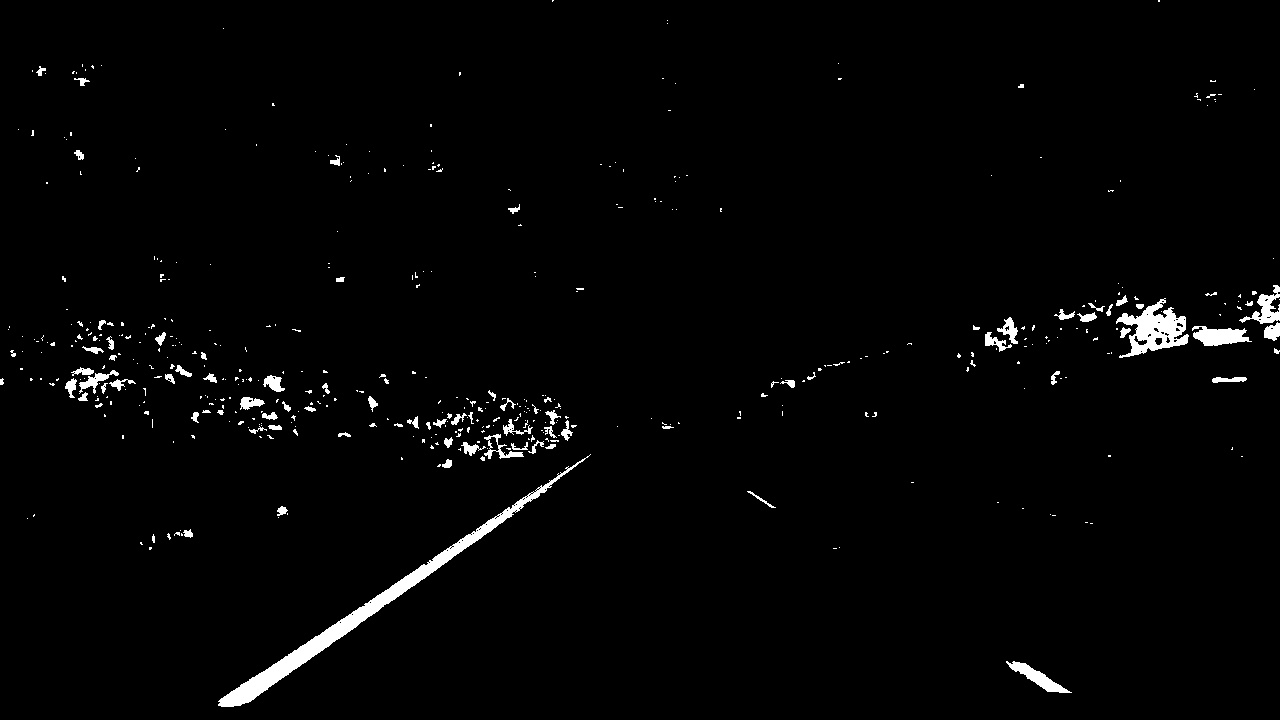
#> input picture output_images/test_after_binarization.jpg, 1280 x 720 px
$ python perspective_transform.py
#> lines starting #> are read from the running program, lines starting #| are printed output that depends on the picture
#> further down, undist_binary_img is the input picture: shape (720, 1280, 3); min 0, max 255, mean 4.7
import cv2
import numpy as np
import matplotlib.pyplot as plt
import matplotlib.image as mpimg

def perspective_transform(img):
    """
    This function defines how to transform an image
    into a top view or a bird eye view to help
    find the lanes better
    Inputs:Undistorted binary image
    Output:Transformed image
    """
    # Convert the image to grayscale and the get the dimensions of it
    gray = cv2.cvtColor(img,cv2.COLOR_BGR2GRAY)
    img_size = (gray.shape[1],gray.shape[0])
#> img_size = (1280, 720)

    # Define the source points for the perspective transform
    src_pts = np.float32([[690,450],[1110,img_size[1]],[175,img_size[1]],[595,450]])

    # Define an offset for the destination points
    ofst = 300
    dst_pts = np.float32([[img_size[0]-ofst, 0],[img_size[0]-ofst, img_size[1]],
                      [ofst, img_size[1]],[ofst, 0]])

    # Calculate the transform matrix
    M = cv2.getPerspectiveTransform(src_pts,dst_pts)

    # Apply the transformation matrix on the image to warp it
    transformed_image = cv2.warpPerspective(img,M,img_size,flags=cv2.INTER_LINEAR)
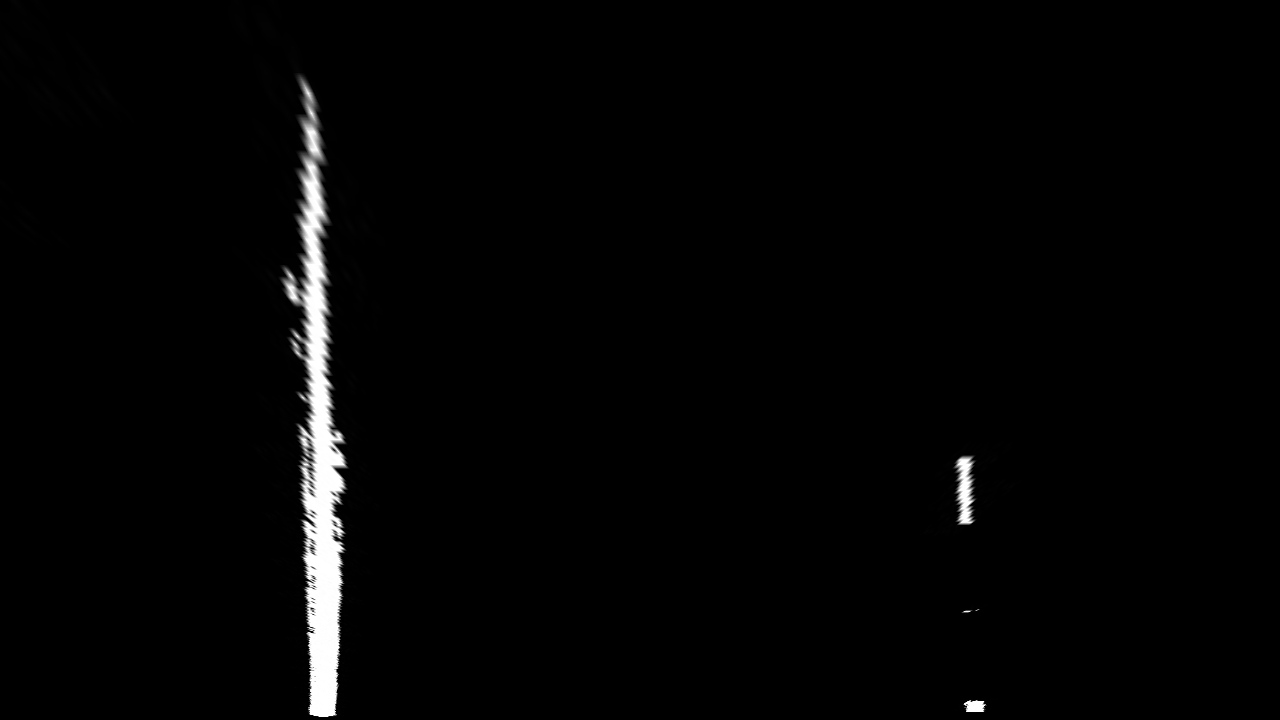
#> transformed_image: shape (720, 1280, 3); min 0, max 255, mean 4.4

    return transformed_image,M

if __name__ == "__main__":

    # Read the image
    undist_binary_img = cv2.imread("output_images/test_after_binarization.jpg")

    warped_image, perspective_matrix = perspective_transform(undist_binary_img)
#> perspective_matrix = [[-0.521, -1.53, 974.8], [2.05e-16, -1.91, 859.8], [2.9e-19, -0.00238, 1]]
    cv2.imwrite("output_images/test_after_transform.jpg", warped_image)

    # Display the warped image
    cv2.imshow("Warped Image",warped_image)
    cv2.waitKey(5000)
